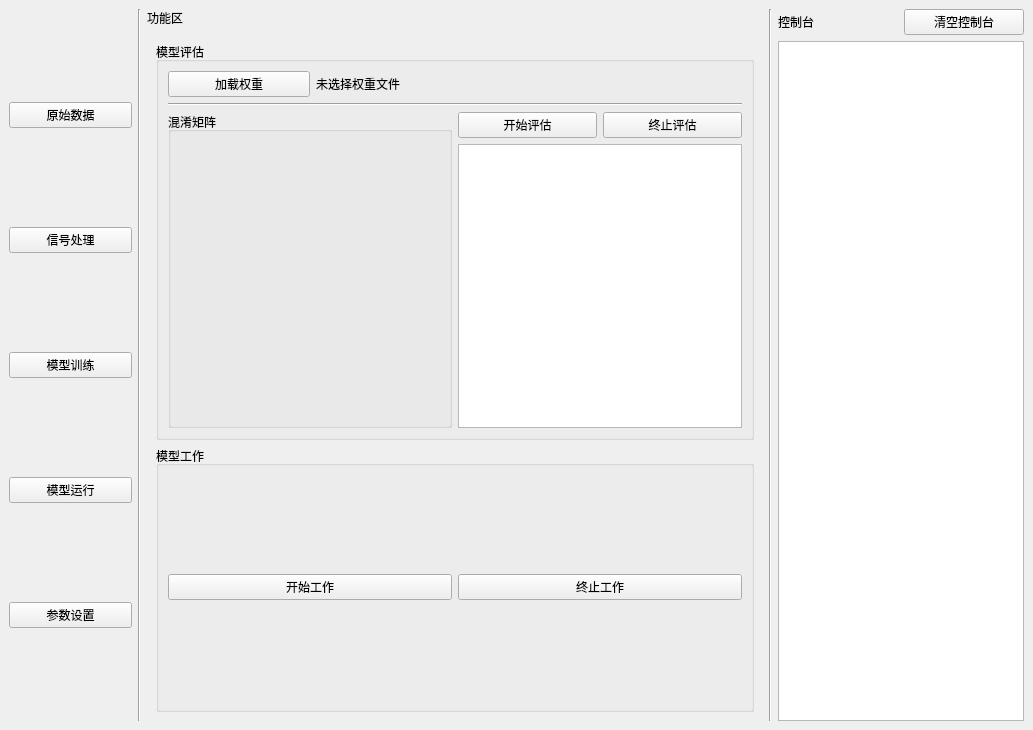
<?xml version="1.0" encoding="UTF-8"?>
<ui version="4.0">
 <class>MainWindow</class>
 <widget class="QMainWindow" name="MainWindow">
  <property name="geometry">
   <rect>
    <x>0</x>
    <y>0</y>
    <width>1033</width>
    <height>730</height>
   </rect>
  </property>
  <property name="windowTitle">
   <string>智能齿轮箱故障诊断系统</string>
  </property>
  <widget class="QWidget" name="centralwidget">
   <layout class="QHBoxLayout" name="horizontalLayout_15" stretch="2,1,10,1,4">
    <item>
     <layout class="QVBoxLayout" name="verticalLayout">
      <item>
       <widget class="QPushButton" name="pushButton">
        <property name="text">
         <string>原始数据</string>
        </property>
       </widget>
      </item>
      <item>
       <widget class="QPushButton" name="pushButton_2">
        <property name="text">
         <string>信号处理</string>
        </property>
       </widget>
      </item>
      <item>
       <widget class="QPushButton" name="pushButton_3">
        <property name="text">
         <string>模型训练</string>
        </property>
       </widget>
      </item>
      <item>
       <widget class="QPushButton" name="pushButton_4">
        <property name="text">
         <string>模型运行</string>
        </property>
       </widget>
      </item>
      <item>
       <widget class="QPushButton" name="pushButton_6">
        <property name="text">
         <string>参数设置</string>
        </property>
       </widget>
      </item>
     </layout>
    </item>
    <item>
     <widget class="Line" name="line_2">
      <property name="orientation">
       <enum>Qt::Orientation::Vertical</enum>
      </property>
     </widget>
    </item>
    <item>
     <layout class="QVBoxLayout" name="verticalLayout_3">
      <item>
       <widget class="QLabel" name="label_2">
        <property name="text">
         <string>功能区</string>
        </property>
       </widget>
      </item>
      <item>
       <widget class="QStackedWidget" name="stackedWidget">
        <property name="currentIndex">
         <number>3</number>
        </property>
        <widget class="QWidget" name="page">
         <layout class="QVBoxLayout" name="verticalLayout_4" stretch="1,5">
          <item>
           <widget class="QGroupBox" name="groupBox">
            <property name="title">
             <string>加载数据集</string>
            </property>
            <layout class="QVBoxLayout" name="verticalLayout_6">
             <item>
              <layout class="QHBoxLayout" name="horizontalLayout_2" stretch="1,4">
               <item>
                <widget class="QPushButton" name="pushButton_5">
                 <property name="text">
                  <string>加载数据集</string>
                 </property>
                </widget>
               </item>
               <item>
                <widget class="QLabel" name="label_3">
                 <property name="text">
                  <string>未加载数据集</string>
                 </property>
                </widget>
               </item>
              </layout>
             </item>
             <item>
              <layout class="QHBoxLayout" name="horizontalLayout_4">
               <item>
                <widget class="QLabel" name="label_8">
                 <property name="text">
                  <string>被选中的数据集：</string>
                 </property>
                </widget>
               </item>
               <item>
                <widget class="QCheckBox" name="checkBox">
                 <property name="enabled">
                  <bool>false</bool>
                 </property>
                 <property name="text">
                  <string>Health</string>
                 </property>
                 <property name="checkable">
                  <bool>true</bool>
                 </property>
                 <property name="checked">
                  <bool>false</bool>
                 </property>
                </widget>
               </item>
               <item>
                <widget class="QCheckBox" name="checkBox_2">
                 <property name="enabled">
                  <bool>false</bool>
                 </property>
                 <property name="text">
                  <string>Chipped</string>
                 </property>
                 <property name="checkable">
                  <bool>true</bool>
                 </property>
                </widget>
               </item>
               <item>
                <widget class="QCheckBox" name="checkBox_3">
                 <property name="enabled">
                  <bool>false</bool>
                 </property>
                 <property name="text">
                  <string>Miss</string>
                 </property>
                 <property name="checkable">
                  <bool>true</bool>
                 </property>
                </widget>
               </item>
               <item>
                <widget class="QCheckBox" name="checkBox_4">
                 <property name="enabled">
                  <bool>false</bool>
                 </property>
                 <property name="text">
                  <string>Root</string>
                 </property>
                 <property name="checkable">
                  <bool>true</bool>
                 </property>
                </widget>
               </item>
               <item>
                <widget class="QCheckBox" name="checkBox_5">
                 <property name="enabled">
                  <bool>false</bool>
                 </property>
                 <property name="text">
                  <string>Surface</string>
                 </property>
                 <property name="checkable">
                  <bool>true</bool>
                 </property>
                </widget>
               </item>
              </layout>
             </item>
            </layout>
           </widget>
          </item>
          <item>
           <widget class="QGroupBox" name="groupBox_2">
            <property name="title">
             <string>预览原始数据</string>
            </property>
            <layout class="QVBoxLayout" name="verticalLayout_5">
             <item>
              <layout class="QHBoxLayout" name="horizontalLayout_3">
               <item>
                <widget class="QLabel" name="label_7">
                 <property name="text">
                  <string>需要预览的数据集（只展示前128行数据）：</string>
                 </property>
                </widget>
               </item>
               <item>
                <widget class="QComboBox" name="comboBox"/>
               </item>
              </layout>
             </item>
             <item>
              <widget class="QTableWidget" name="tableWidget">
               <column>
                <property name="text">
                 <string>电机振动</string>
                </property>
               </column>
               <column>
                <property name="text">
                 <string>行星轮x</string>
                </property>
               </column>
               <column>
                <property name="text">
                 <string>行星轮y</string>
                </property>
               </column>
               <column>
                <property name="text">
                 <string>行星轮z</string>
                </property>
               </column>
               <column>
                <property name="text">
                 <string>电机扭矩</string>
                </property>
               </column>
               <column>
                <property name="text">
                 <string>减速器x</string>
                </property>
               </column>
               <column>
                <property name="text">
                 <string>减速器y</string>
                </property>
               </column>
               <column>
                <property name="text">
                 <string>减速器z</string>
                </property>
               </column>
              </widget>
             </item>
            </layout>
           </widget>
          </item>
         </layout>
        </widget>
        <widget class="QWidget" name="page_3">
         <layout class="QVBoxLayout" name="verticalLayout_14" stretch="1,3">
          <item>
           <widget class="QGroupBox" name="groupBox_9">
            <property name="title">
             <string>数据集详细</string>
            </property>
            <layout class="QVBoxLayout" name="verticalLayout_17">
             <item>
              <layout class="QHBoxLayout" name="horizontalLayout_22" stretch="1,0,1">
               <item>
                <layout class="QHBoxLayout" name="horizontalLayout_18" stretch="1,1">
                 <item>
                  <widget class="QLabel" name="label_5">
                   <property name="text">
                    <string>需要查看的数据集：</string>
                   </property>
                  </widget>
                 </item>
                 <item>
                  <widget class="QComboBox" name="comboBox_2"/>
                 </item>
                </layout>
               </item>
               <item>
                <spacer name="horizontalSpacer">
                 <property name="orientation">
                  <enum>Qt::Orientation::Horizontal</enum>
                 </property>
                 <property name="sizeHint" stdset="0">
                  <size>
                   <width>40</width>
                   <height>20</height>
                  </size>
                 </property>
                </spacer>
               </item>
               <item>
                <layout class="QHBoxLayout" name="horizontalLayout_19" stretch="1,1">
                 <item>
                  <widget class="QLabel" name="label_20">
                   <property name="text">
                    <string>该数据集共有数据：</string>
                   </property>
                  </widget>
                 </item>
                 <item>
                  <widget class="QLineEdit" name="lineEdit_2">
                   <property name="enabled">
                    <bool>true</bool>
                   </property>
                   <property name="readOnly">
                    <bool>true</bool>
                   </property>
                  </widget>
                 </item>
                </layout>
               </item>
              </layout>
             </item>
             <item>
              <layout class="QHBoxLayout" name="horizontalLayout_21" stretch="1,0,1">
               <item>
                <layout class="QHBoxLayout" name="horizontalLayout_16" stretch="1,1">
                 <item>
                  <widget class="QLabel" name="label_21">
                   <property name="text">
                    <string>设置的滑窗长度为：</string>
                   </property>
                  </widget>
                 </item>
                 <item>
                  <widget class="QLineEdit" name="lineEdit">
                   <property name="enabled">
                    <bool>true</bool>
                   </property>
                   <property name="readOnly">
                    <bool>true</bool>
                   </property>
                  </widget>
                 </item>
                </layout>
               </item>
               <item>
                <spacer name="horizontalSpacer_2">
                 <property name="orientation">
                  <enum>Qt::Orientation::Horizontal</enum>
                 </property>
                 <property name="sizeHint" stdset="0">
                  <size>
                   <width>40</width>
                   <height>20</height>
                  </size>
                 </property>
                </spacer>
               </item>
               <item>
                <layout class="QHBoxLayout" name="horizontalLayout_17" stretch="1,1">
                 <item>
                  <widget class="QLabel" name="label_22">
                   <property name="text">
                    <string>可获得有效样本数：</string>
                   </property>
                  </widget>
                 </item>
                 <item>
                  <widget class="QLineEdit" name="lineEdit_3">
                   <property name="enabled">
                    <bool>true</bool>
                   </property>
                   <property name="readOnly">
                    <bool>true</bool>
                   </property>
                  </widget>
                 </item>
                </layout>
               </item>
              </layout>
             </item>
             <item>
              <layout class="QHBoxLayout" name="horizontalLayout_25" stretch="4,1">
               <item>
                <layout class="QVBoxLayout" name="verticalLayout_15">
                 <item>
                  <layout class="QHBoxLayout" name="horizontalLayout_20">
                   <item>
                    <widget class="QLabel" name="label_23">
                     <property name="text">
                      <string>需要查看的样本编号（从0开始）：</string>
                     </property>
                    </widget>
                   </item>
                   <item>
                    <widget class="QSpinBox" name="spinBox_10"/>
                   </item>
                  </layout>
                 </item>
                 <item>
                  <layout class="QHBoxLayout" name="horizontalLayout_24">
                   <item>
                    <widget class="QLabel" name="label_24">
                     <property name="text">
                      <string>需要查看的通道编号（从0开始）：</string>
                     </property>
                    </widget>
                   </item>
                   <item>
                    <widget class="QSpinBox" name="spinBox_11">
                     <property name="maximum">
                      <number>7</number>
                     </property>
                    </widget>
                   </item>
                  </layout>
                 </item>
                </layout>
               </item>
               <item>
                <widget class="QPushButton" name="pushButton_8">
                 <property name="text">
                  <string>进行小波变换</string>
                 </property>
                </widget>
               </item>
              </layout>
             </item>
            </layout>
           </widget>
          </item>
          <item>
           <widget class="QGroupBox" name="groupBox_8">
            <property name="title">
             <string>左：原始信号，右：小波变换后信号</string>
            </property>
            <layout class="QHBoxLayout" name="horizontalLayout_23">
             <item>
              <layout class="QVBoxLayout" name="verticalLayout_16"/>
             </item>
            </layout>
           </widget>
          </item>
         </layout>
        </widget>
        <widget class="QWidget" name="page_4">
         <layout class="QVBoxLayout" name="verticalLayout_18" stretch="1,3">
          <item>
           <widget class="QGroupBox" name="groupBox_10">
            <property name="title">
             <string>权重保存设置</string>
            </property>
            <layout class="QVBoxLayout" name="verticalLayout_20" stretch="0,0,0,0">
             <item>
              <layout class="QHBoxLayout" name="horizontalLayout_30" stretch="1,2">
               <item>
                <widget class="QLabel" name="label_6">
                 <property name="text">
                  <string>设置的EPOCH为:</string>
                 </property>
                </widget>
               </item>
               <item>
                <widget class="QLineEdit" name="lineEdit_4">
                 <property name="readOnly">
                  <bool>true</bool>
                 </property>
                </widget>
               </item>
              </layout>
             </item>
             <item>
              <layout class="QHBoxLayout" name="horizontalLayout_29" stretch="1,2">
               <item>
                <widget class="QLabel" name="label_25">
                 <property name="text">
                  <string>设置的BATCH_SIZE为：</string>
                 </property>
                </widget>
               </item>
               <item>
                <widget class="QLineEdit" name="lineEdit_5">
                 <property name="readOnly">
                  <bool>true</bool>
                 </property>
                </widget>
               </item>
              </layout>
             </item>
             <item>
              <layout class="QHBoxLayout" name="horizontalLayout_28" stretch="1,2">
               <item>
                <widget class="QLabel" name="label_27">
                 <property name="text">
                  <string>设置保存的权重名称：</string>
                 </property>
                </widget>
               </item>
               <item>
                <widget class="QLineEdit" name="lineEdit_6"/>
               </item>
              </layout>
             </item>
             <item>
              <layout class="QHBoxLayout" name="horizontalLayout_27" stretch="1,2">
               <item>
                <widget class="QPushButton" name="pushButton_9">
                 <property name="text">
                  <string>选择保存路径</string>
                 </property>
                </widget>
               </item>
               <item>
                <widget class="QLabel" name="label_26">
                 <property name="text">
                  <string>未设置权重保存路径</string>
                 </property>
                </widget>
               </item>
              </layout>
             </item>
            </layout>
           </widget>
          </item>
          <item>
           <widget class="QGroupBox" name="groupBox_11">
            <property name="title">
             <string>训练状况</string>
            </property>
            <layout class="QVBoxLayout" name="verticalLayout_19">
             <item>
              <layout class="QHBoxLayout" name="horizontalLayout_26" stretch="2,1,2">
               <item>
                <widget class="QPushButton" name="pushButton_10">
                 <property name="text">
                  <string>开始训练</string>
                 </property>
                </widget>
               </item>
               <item>
                <spacer name="horizontalSpacer_3">
                 <property name="orientation">
                  <enum>Qt::Orientation::Horizontal</enum>
                 </property>
                 <property name="sizeHint" stdset="0">
                  <size>
                   <width>40</width>
                   <height>20</height>
                  </size>
                 </property>
                </spacer>
               </item>
               <item>
                <widget class="QPushButton" name="pushButton_11">
                 <property name="text">
                  <string>终止训练</string>
                 </property>
                </widget>
               </item>
              </layout>
             </item>
             <item>
              <widget class="QPlainTextEdit" name="plainTextEdit_2">
               <property name="readOnly">
                <bool>true</bool>
               </property>
               <property name="plainText">
                <string/>
               </property>
              </widget>
             </item>
            </layout>
           </widget>
          </item>
         </layout>
        </widget>
        <widget class="QWidget" name="page_2">
         <layout class="QVBoxLayout" name="verticalLayout_21" stretch="3,2">
          <item>
           <widget class="QGroupBox" name="groupBox_12">
            <property name="title">
             <string>模型评估</string>
            </property>
            <layout class="QVBoxLayout" name="verticalLayout_25">
             <item>
              <layout class="QHBoxLayout" name="horizontalLayout_34" stretch="1,3">
               <item>
                <widget class="QPushButton" name="pushButton_12">
                 <property name="text">
                  <string>加载权重</string>
                 </property>
                </widget>
               </item>
               <item>
                <widget class="QLabel" name="label_4">
                 <property name="text">
                  <string>未选择权重文件</string>
                 </property>
                </widget>
               </item>
              </layout>
             </item>
             <item>
              <widget class="Line" name="line_3">
               <property name="orientation">
                <enum>Qt::Orientation::Horizontal</enum>
               </property>
              </widget>
             </item>
             <item>
              <layout class="QHBoxLayout" name="horizontalLayout_33" stretch="1,1">
               <item>
                <widget class="QGroupBox" name="groupBox_14">
                 <property name="font">
                  <font>
                   <kerning>true</kerning>
                  </font>
                 </property>
                 <property name="title">
                  <string>混淆矩阵</string>
                 </property>
                 <property name="flat">
                  <bool>false</bool>
                 </property>
                 <property name="checkable">
                  <bool>false</bool>
                 </property>
                 <layout class="QVBoxLayout" name="verticalLayout_24">
                  <item>
                   <layout class="QVBoxLayout" name="verticalLayout_23"/>
                  </item>
                 </layout>
                </widget>
               </item>
               <item>
                <layout class="QVBoxLayout" name="verticalLayout_22">
                 <item>
                  <layout class="QHBoxLayout" name="horizontalLayout_32" stretch="1,1">
                   <item>
                    <widget class="QPushButton" name="pushButton_13">
                     <property name="text">
                      <string>开始评估</string>
                     </property>
                    </widget>
                   </item>
                   <item>
                    <widget class="QPushButton" name="pushButton_14">
                     <property name="text">
                      <string>终止评估</string>
                     </property>
                    </widget>
                   </item>
                  </layout>
                 </item>
                 <item>
                  <widget class="QPlainTextEdit" name="plainTextEdit_3">
                   <property name="readOnly">
                    <bool>true</bool>
                   </property>
                  </widget>
                 </item>
                </layout>
               </item>
              </layout>
             </item>
            </layout>
           </widget>
          </item>
          <item>
           <widget class="QGroupBox" name="groupBox_13">
            <property name="title">
             <string>模型工作</string>
            </property>
            <layout class="QVBoxLayout" name="verticalLayout_27" stretch="1,9">
             <item>
              <layout class="QHBoxLayout" name="horizontalLayout_35">
               <item>
                <widget class="QPushButton" name="pushButton_15">
                 <property name="text">
                  <string>开始工作</string>
                 </property>
                </widget>
               </item>
               <item>
                <widget class="QPushButton" name="pushButton_16">
                 <property name="text">
                  <string>终止工作</string>
                 </property>
                </widget>
               </item>
              </layout>
             </item>
             <item>
              <layout class="QVBoxLayout" name="verticalLayout_26"/>
             </item>
            </layout>
           </widget>
          </item>
         </layout>
        </widget>
        <widget class="QWidget" name="page_5">
         <layout class="QVBoxLayout" name="verticalLayout_10" stretch="5,2,1">
          <item>
           <layout class="QHBoxLayout" name="horizontalLayout_7">
            <item>
             <widget class="QGroupBox" name="groupBox_3">
              <property name="title">
               <string>训练集</string>
              </property>
              <layout class="QVBoxLayout" name="verticalLayout_11">
               <item>
                <layout class="QHBoxLayout" name="horizontalLayout_8">
                 <item>
                  <widget class="QLabel" name="label_11">
                   <property name="text">
                    <string>采样开始时间(s)</string>
                   </property>
                  </widget>
                 </item>
                 <item>
                  <widget class="QSpinBox" name="spinBox_3">
                   <property name="maximum">
                    <number>200</number>
                   </property>
                  </widget>
                 </item>
                </layout>
               </item>
               <item>
                <layout class="QHBoxLayout" name="horizontalLayout_9">
                 <item>
                  <widget class="QLabel" name="label_12">
                   <property name="text">
                    <string>采样结束时间(s)</string>
                   </property>
                  </widget>
                 </item>
                 <item>
                  <widget class="QSpinBox" name="spinBox_4">
                   <property name="maximum">
                    <number>200</number>
                   </property>
                   <property name="value">
                    <number>10</number>
                   </property>
                  </widget>
                 </item>
                </layout>
               </item>
               <item>
                <layout class="QHBoxLayout" name="horizontalLayout_10">
                 <item>
                  <widget class="QLabel" name="label_15">
                   <property name="text">
                    <string>滑窗长度</string>
                   </property>
                  </widget>
                 </item>
                 <item>
                  <widget class="QSpinBox" name="spinBox_5">
                   <property name="maximum">
                    <number>256</number>
                   </property>
                   <property name="value">
                    <number>128</number>
                   </property>
                  </widget>
                 </item>
                </layout>
               </item>
              </layout>
             </widget>
            </item>
            <item>
             <layout class="QVBoxLayout" name="verticalLayout_7">
              <item>
               <widget class="QGroupBox" name="groupBox_6">
                <property name="title">
                 <string>测试集</string>
                </property>
                <layout class="QVBoxLayout" name="verticalLayout_12">
                 <item>
                  <layout class="QHBoxLayout" name="horizontalLayout_11">
                   <item>
                    <widget class="QLabel" name="label_16">
                     <property name="text">
                      <string>采样开始时间(s)</string>
                     </property>
                    </widget>
                   </item>
                   <item>
                    <widget class="QSpinBox" name="spinBox_6">
                     <property name="maximum">
                      <number>200</number>
                     </property>
                     <property name="value">
                      <number>10</number>
                     </property>
                    </widget>
                   </item>
                  </layout>
                 </item>
                 <item>
                  <layout class="QHBoxLayout" name="horizontalLayout_12">
                   <item>
                    <widget class="QLabel" name="label_17">
                     <property name="text">
                      <string>采样开始时间(s)</string>
                     </property>
                    </widget>
                   </item>
                   <item>
                    <widget class="QSpinBox" name="spinBox_7">
                     <property name="maximum">
                      <number>200</number>
                     </property>
                     <property name="value">
                      <number>15</number>
                     </property>
                    </widget>
                   </item>
                  </layout>
                 </item>
                </layout>
               </widget>
              </item>
              <item>
               <widget class="QGroupBox" name="groupBox_7">
                <property name="title">
                 <string>验证集</string>
                </property>
                <layout class="QVBoxLayout" name="verticalLayout_13">
                 <item>
                  <layout class="QHBoxLayout" name="horizontalLayout_13">
                   <item>
                    <widget class="QLabel" name="label_18">
                     <property name="text">
                      <string>采样开始时间(s)</string>
                     </property>
                    </widget>
                   </item>
                   <item>
                    <widget class="QSpinBox" name="spinBox_8">
                     <property name="maximum">
                      <number>200</number>
                     </property>
                     <property name="value">
                      <number>20</number>
                     </property>
                    </widget>
                   </item>
                  </layout>
                 </item>
                 <item>
                  <layout class="QHBoxLayout" name="horizontalLayout_14">
                   <item>
                    <widget class="QLabel" name="label_19">
                     <property name="text">
                      <string>采样开始时间(s)</string>
                     </property>
                    </widget>
                   </item>
                   <item>
                    <widget class="QSpinBox" name="spinBox_9">
                     <property name="maximum">
                      <number>200</number>
                     </property>
                     <property name="value">
                      <number>100</number>
                     </property>
                    </widget>
                   </item>
                  </layout>
                 </item>
                </layout>
               </widget>
              </item>
             </layout>
            </item>
           </layout>
          </item>
          <item>
           <widget class="QGroupBox" name="groupBox_4">
            <property name="title">
             <string>神经网络</string>
            </property>
            <layout class="QVBoxLayout" name="verticalLayout_9">
             <item>
              <layout class="QHBoxLayout" name="horizontalLayout_5">
               <item>
                <widget class="QLabel" name="label_13">
                 <property name="text">
                  <string>BATCH_SIZE</string>
                 </property>
                </widget>
               </item>
               <item>
                <widget class="QSpinBox" name="spinBox">
                 <property name="minimum">
                  <number>1</number>
                 </property>
                 <property name="maximum">
                  <number>32</number>
                 </property>
                 <property name="value">
                  <number>16</number>
                 </property>
                </widget>
               </item>
              </layout>
             </item>
             <item>
              <layout class="QHBoxLayout" name="horizontalLayout_6">
               <item>
                <widget class="QLabel" name="label_14">
                 <property name="text">
                  <string>EPOCH</string>
                 </property>
                </widget>
               </item>
               <item>
                <widget class="QSpinBox" name="spinBox_2">
                 <property name="value">
                  <number>20</number>
                 </property>
                </widget>
               </item>
              </layout>
             </item>
             <item>
              <layout class="QHBoxLayout" name="horizontalLayout_31">
               <item>
                <widget class="QLabel" name="label_28">
                 <property name="text">
                  <string>NUM_WORKERS</string>
                 </property>
                </widget>
               </item>
               <item>
                <widget class="QSpinBox" name="spinBox_12">
                 <property name="maximum">
                  <number>4</number>
                 </property>
                 <property name="value">
                  <number>4</number>
                 </property>
                </widget>
               </item>
              </layout>
             </item>
            </layout>
           </widget>
          </item>
          <item>
           <widget class="QGroupBox" name="groupBox_5">
            <property name="title">
             <string>关于</string>
            </property>
            <layout class="QVBoxLayout" name="verticalLayout_8" stretch="0,0">
             <item>
              <widget class="QLabel" name="label_9">
               <property name="text">
                <string>齿轮箱故障诊断系统 2026北京科技大学毕业设计</string>
               </property>
              </widget>
             </item>
             <item>
              <widget class="QLabel" name="label_10">
               <property name="text">
                <string>MIT License Copyright (c) 2026 Reef</string>
               </property>
              </widget>
             </item>
            </layout>
           </widget>
          </item>
         </layout>
        </widget>
       </widget>
      </item>
     </layout>
    </item>
    <item>
     <widget class="Line" name="line">
      <property name="orientation">
       <enum>Qt::Orientation::Vertical</enum>
      </property>
     </widget>
    </item>
    <item>
     <layout class="QVBoxLayout" name="verticalLayout_2">
      <item>
       <layout class="QHBoxLayout" name="horizontalLayout">
        <item>
         <widget class="QLabel" name="label">
          <property name="text">
           <string>控制台</string>
          </property>
         </widget>
        </item>
        <item>
         <widget class="QPushButton" name="pushButton_7">
          <property name="text">
           <string>清空控制台</string>
          </property>
         </widget>
        </item>
       </layout>
      </item>
      <item>
       <widget class="QPlainTextEdit" name="plainTextEdit">
        <property name="readOnly">
         <bool>true</bool>
        </property>
       </widget>
      </item>
     </layout>
    </item>
   </layout>
  </widget>
 </widget>
 <resources/>
 <connections/>
</ui>
